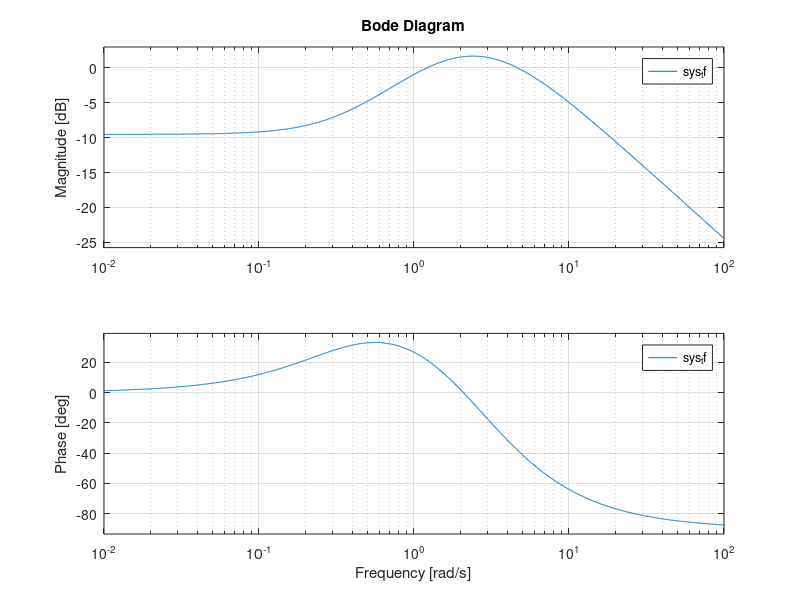
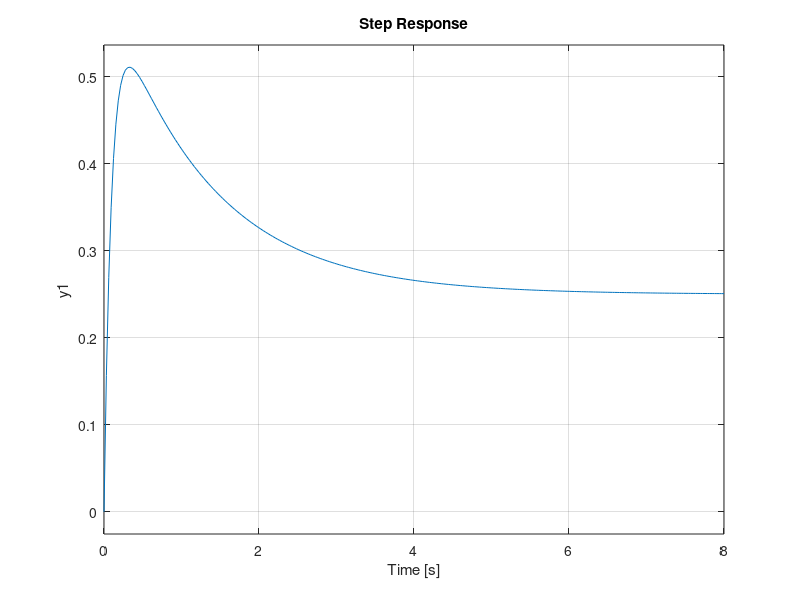

Write the MATLAB code that produced these figures, in order.
clear; clc; close all;
% Definizione delle matrici nello spazio degli stati
A = [0 1; -6 -5];
B = [0; 2];
C = [1 3];
D = 0;

% Creazione del modello nello spazio degli stati
sys_ss = ss(A, B, C, D); % Condizioni iniziali nulle

% Conversione in funzione di trasferimento
sys_tf = tf(sys_ss)

figure(1)
bode(sys_tf)


guadagno_sistema = dcgain(sys_tf); %Notare che è <1
guadagno_sistema_dB = dcgain(sys_tf)
figure(2)

step(feedback(sys_tf,1))
